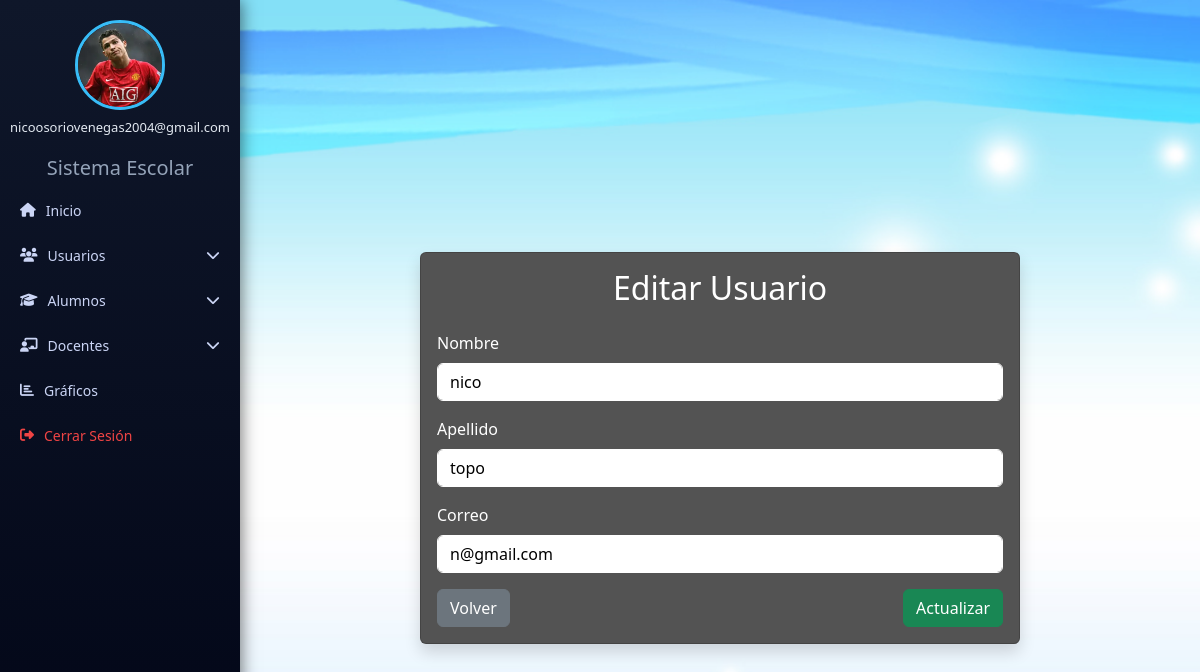
Screenshot of /editar_usuario.php?id=14 (signed in) with the database file from the repository.
### tables this page shows
CREATE TABLE `usuarios` (
  `id` int(11) NOT NULL,
  `nombre` varchar(50) DEFAULT NULL,
  `apellido` varchar(50) DEFAULT NULL,
  `tipo_usuario` varchar(20) DEFAULT NULL,
  `correo` varchar(100) DEFAULT NULL,
  `password` varchar(255) DEFAULT NULL,
  `token` varchar(100) DEFAULT NULL,
  `token_expira` datetime DEFAULT NULL,
  `foto` varchar(255) DEFAULT 'imagenes/user.png',
  `role` enum('administrador','usuario') NOT NULL DEFAULT 'usuario'
);

### editar_usuario.php (the view, shortened to what this page needs)
<?php
include("conexion.php");
$id = $_GET['id'];
$sql = "SELECT * FROM usuarios WHERE id='$id'";
$resultado = mysqli_query($conexion, $sql);
$fila = mysqli_fetch_assoc($resultado);
?>
<!DOCTYPE html>
<html>
<head>
    <link href="https://cdn.jsdelivr.net/npm/bootstrap@5.3.2/dist/css/bootstrap.min.css" rel="stylesheet">
</head>
<body class="bg-light">
            <?php include("sidebar.php"); ?>
<div class="container mt-5">
    <div class="container-custom">
<div class="card shadow">
<div class="card-body">
<h2 class="text-center mb-4">Editar Usuario</h2>
<form action="actualizar_usuario.php" method="POST">
    <div class="mb-3">
        <label class="form-label">Nombre</label>
        <input type="text" name="nombre" class="form-control"
        value="<?php echo $fila['nombre']; ?>">
    </div>
    <div class="mb-3">
        <label class="form-label">Apellido</label>
        <input type="text" name="apellido" class="form-control"
        value="<?php echo $fila['apellido']; ?>">
    </div>
    <div class="mb-3">
        <label class="form-label">Correo</label>
        <input type="text" name="correo" class="form-control"
        value="<?php echo $fila['correo']; ?>">
    </div>
    <div class="d-flex justify-content-between">
        <a href="usuarios.php" class="btn btn-secondary">Volver</a>
        <button type="submit" class="btn btn-success">Actualizar</button>
    </div>
</form>
</div>
</div>
</div>
</body>
</html>

### sidebar.php (shortened to what this page needs)
<?php
include("conexion.php");
$correo = $_SESSION['usuario'] ?? '';
$sql = "SELECT foto, tipo_usuario FROM usuarios WHERE correo = ?";
$stmt = $conexion->prepare($sql);
$stmt->bind_param("s", $correo);
$stmt->execute();
$result = $stmt->get_result();
$user = $result->fetch_assoc();
$tipo = strtolower(trim($_SESSION['role'] ?? ''));
$ruta = (!empty($user['foto']) && file_exists($user['foto']))
        ? $user['foto']
        : 'imagenes/user.png';
?>
<link rel="stylesheet" href="https://cdnjs.cloudflare.com/ajax/libs/font-awesome/6.5.0/css/all.min.css">
<div class="sidebar">
<div class="user-box">
<form method="POST" action="subir_foto.php" enctype="multipart/form-data" id="formFoto">
    <div class="foto-container" onclick="document.getElementById('inputFoto').click();">
        <img src="<?php echo $ruta; ?>">
    </div>
</form>
<h6><?php echo htmlspecialchars($_SESSION['usuario']); ?></h6>
</div>
<h5 style="color:#94a3b8;text-align:center;">Sistema Escolar</h5>
<a href="<?php echo ($tipo === 'administrador') ? 'dashboard.php' : 'dashboard_usuario.php'; ?>">
    <i class="fas fa-home"></i> Inicio
</a>
<?php if($tipo === 'administrador'){ ?>
<a href="#" onclick="toggleMenu('usuariosMenu', this)">
    <i class="fas fa-users"></i> Usuarios
    <i class="fas fa-chevron-down flecha"></i>
</a>
<?php } ?>
<a href="#" onclick="toggleMenu('alumnosMenu', this)">
    <i class="fas fa-graduation-cap"></i> Alumnos
    <i class="fas fa-chevron-down flecha"></i>
</a>
<a href="#" onclick="toggleMenu('docentesMenu', this)">
    <i class="fas fa-chalkboard-teacher"></i> Docentes
    <i class="fas fa-chevron-down flecha"></i>
</a>
<a href="<?php echo ($tipo === 'administrador') ? 'grafico_notas.php' : 'grafico_notas_usuario.php'; ?>">
    <i class="fas fa-chart-bar"></i> Gráficos
</a>
<a href="logout.php" class="logout">
    <i class="fas fa-sign-out-alt"></i> Cerrar Sesión
</a>
</div>

### editar_usuario.php (style rules this page uses)
body { margin: 0; height: 100vh; background-image: url("imagenes/fondo6.jpg"); background-size: cover; background-position: center; background-repeat: no-repeat; }
.container-custom { margin-left: 240px; display: flex; justify-content: center; align-items: center; height: 100vh; }
.card { background-color: #535353 !important; color: #fff !important; width: 100%; max-width: 600px; }
.card { background-color: #535353 !important; color: #fff !important; }
.form-label { color: #fff !important; }
.form-control { background-color: #ffffff !important; color: #000000 !important; border: 1px solid #fff !important; }
.btn-secondary { color: #fff !important; }
.btn-success { color: #fff !important; }
h2 { color: #fff; }

### sidebar.php (style rules this page uses)
.sidebar { position: fixed; top: 0; left: 0; width: 240px; height: 100vh; background: linear-gradient(180deg, #0f172a, #020617); padding-top: 20px; box-shadow: 2px 0px 15px rgba(0,0,0,0.5); }
.user-box { text-align: center; margin-bottom: 20px; }
.foto-container { width: 90px; height: 90px; margin: auto; cursor: pointer; }
.foto-container img { width: 100%; height: 100%; border-radius: 50%; border: 3px solid #38bdf8; object-fit: cover; transition: 0.3s; }
.user-box h6 { color: #e2e8f0; margin-top: 10px; font-size: 13px; }
.sidebar a { display: flex; align-items: center; gap: 10px; color: #cbd5f5; padding: 12px 20px; text-decoration: none; font-size: 14px; transition: 0.3s; }
.flecha { margin-left: auto; transition: 0.3s; }
.logout { color: #ef4444 !important; }

### rows the page displays
usuarios: foto (picture)
usuarios: nombre "nico", apellido "topo", correo "n@gmail.com"

### other values shown
$_SESSION['usuario'] "nicoosoriovenegas2004@gmail.com"
